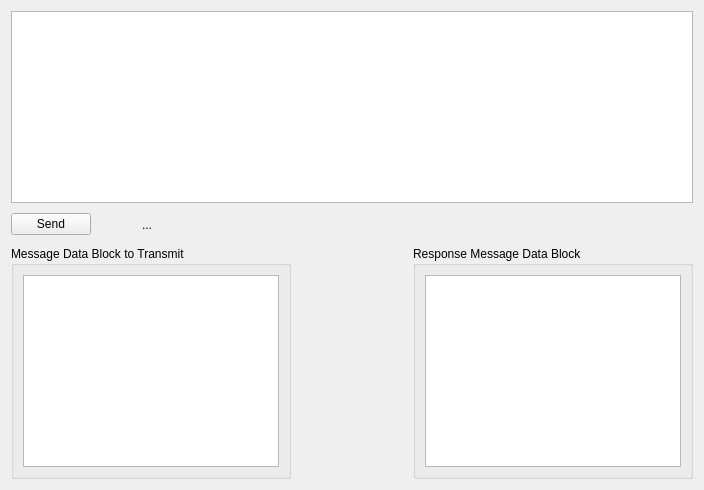
               <widget class="QWidget" name="tab_3">
                <attribute name="title">
                 <string>Raw Commands</string>
                </attribute>
                <layout class="QGridLayout" name="gridLayout_2">
                 <item row="0" column="0" colspan="3">
                  <widget class="QTableWidget" name="twRawParams">
                   <property name="sizePolicy">
                    <sizepolicy hsizetype="Expanding" vsizetype="MinimumExpanding">
                     <horstretch>0</horstretch>
                     <verstretch>0</verstretch>
                    </sizepolicy>
                   </property>
                   <attribute name="horizontalHeaderVisible">
                    <bool>false</bool>
                   </attribute>
                   <attribute name="horizontalHeaderStretchLastSection">
                    <bool>true</bool>
                   </attribute>
                   <attribute name="verticalHeaderVisible">
                    <bool>false</bool>
                   </attribute>
                   <attribute name="verticalHeaderStretchLastSection">
                    <bool>false</bool>
                   </attribute>
                  </widget>
                 </item>
                 <item row="2" column="0">
                  <widget class="QGroupBox" name="groupBox_2">
                   <property name="sizePolicy">
                    <sizepolicy hsizetype="Expanding" vsizetype="Preferred">
                     <horstretch>0</horstretch>
                     <verstretch>0</verstretch>
                    </sizepolicy>
                   </property>
                   <property name="title">
                    <string>Message Data Block to Transmit</string>
                   </property>
                   <layout class="QVBoxLayout" name="verticalLayout_14">
                    <item>
                     <widget class="QPlainTextEdit" name="teSendCommand">
                      <property name="styleSheet">
                       <string notr="true">font: 8pt &quot;Courier New&quot;;</string>
                      </property>
                      <property name="plainText">
                       <string/>
                      </property>
                      <property name="textInteractionFlags">
                       <set>Qt::TextSelectableByKeyboard|Qt::TextSelectableByMouse</set>
                      </property>
                      <property name="backgroundVisible">
                       <bool>false</bool>
                      </property>
                     </widget>
                    </item>
                   </layout>
                  </widget>
                 </item>
                 <item row="2" column="1">
                  <spacer name="horizontalSpacer_2">
                   <property name="orientation">
                    <enum>Qt::Horizontal</enum>
                   </property>
                   <property name="sizeType">
                    <enum>QSizePolicy::Minimum</enum>
                   </property>
                   <property name="sizeHint" stdset="0">
                    <size>
                     <width>110</width>
                     <height>20</height>
                    </size>
                   </property>
                  </spacer>
                 </item>
                 <item row="2" column="2">
                  <widget class="QGroupBox" name="groupBox_3">
                   <property name="sizePolicy">
                    <sizepolicy hsizetype="Expanding" vsizetype="Preferred">
                     <horstretch>0</horstretch>
                     <verstretch>0</verstretch>
                    </sizepolicy>
                   </property>
                   <property name="title">
                    <string>Response Message Data Block</string>
                   </property>
                   <layout class="QVBoxLayout" name="verticalLayout_9">
                    <item>
                     <widget class="QPlainTextEdit" name="teResponseData">
                      <property name="styleSheet">
                       <string notr="true">font: 8pt &quot;Courier New&quot;;</string>
                      </property>
                      <property name="plainText">
                       <string/>
                      </property>
                      <property name="textInteractionFlags">
                       <set>Qt::TextSelectableByKeyboard|Qt::TextSelectableByMouse</set>
                      </property>
                      <property name="backgroundVisible">
                       <bool>false</bool>
                      </property>
                     </widget>
                    </item>
                   </layout>
                  </widget>
                 </item>
                 <item row="1" column="0" colspan="3">
                  <layout class="QHBoxLayout" name="horizontalLayout_3">
                   <item>
                    <widget class="QPushButton" name="btnSendCustomRDM">
                     <property name="text">
                      <string>Send</string>
                     </property>
                    </widget>
                   </item>
                   <item>
                    <widget class="QToolButton" name="tbAddRawCmdData">
                     <property name="text">
                      <string/>
                     </property>
                     <property name="icon">
                      <iconset resource="../res/resources.qrc">
                       <normaloff>:/MainWindow/add_btn.png</normaloff>:/MainWindow/add_btn.png</iconset>
                     </property>
                     <property name="iconSize">
                      <size>
                       <width>24</width>
                       <height>24</height>
                      </size>
                     </property>
                     <property name="autoRaise">
                      <bool>true</bool>
                     </property>
                    </widget>
                   </item>
                   <item>
                    <widget class="QToolButton" name="tbRemoveRawCmdData">
                     <property name="text">
                      <string>...</string>
                     </property>
                     <property name="icon">
                      <iconset resource="../res/resources.qrc">
                       <normaloff>:/MainWindow/remove_btn.png</normaloff>:/MainWindow/remove_btn.png</iconset>
                     </property>
                     <property name="iconSize">
                      <size>
                       <width>24</width>
                       <height>24</height>
                      </size>
                     </property>
                     <property name="autoRaise">
                      <bool>true</bool>
                     </property>
                    </widget>
                   </item>
                   <item>
                    <spacer name="horizontalSpacer_5">
                     <property name="orientation">
                      <enum>Qt::Horizontal</enum>
                     </property>
                     <property name="sizeHint" stdset="0">
                      <size>
                       <width>40</width>
                       <height>20</height>
                      </size>
                     </property>
                    </spacer>
                   </item>
                  </layout>
                 </item>
                </layout>
               </widget>
